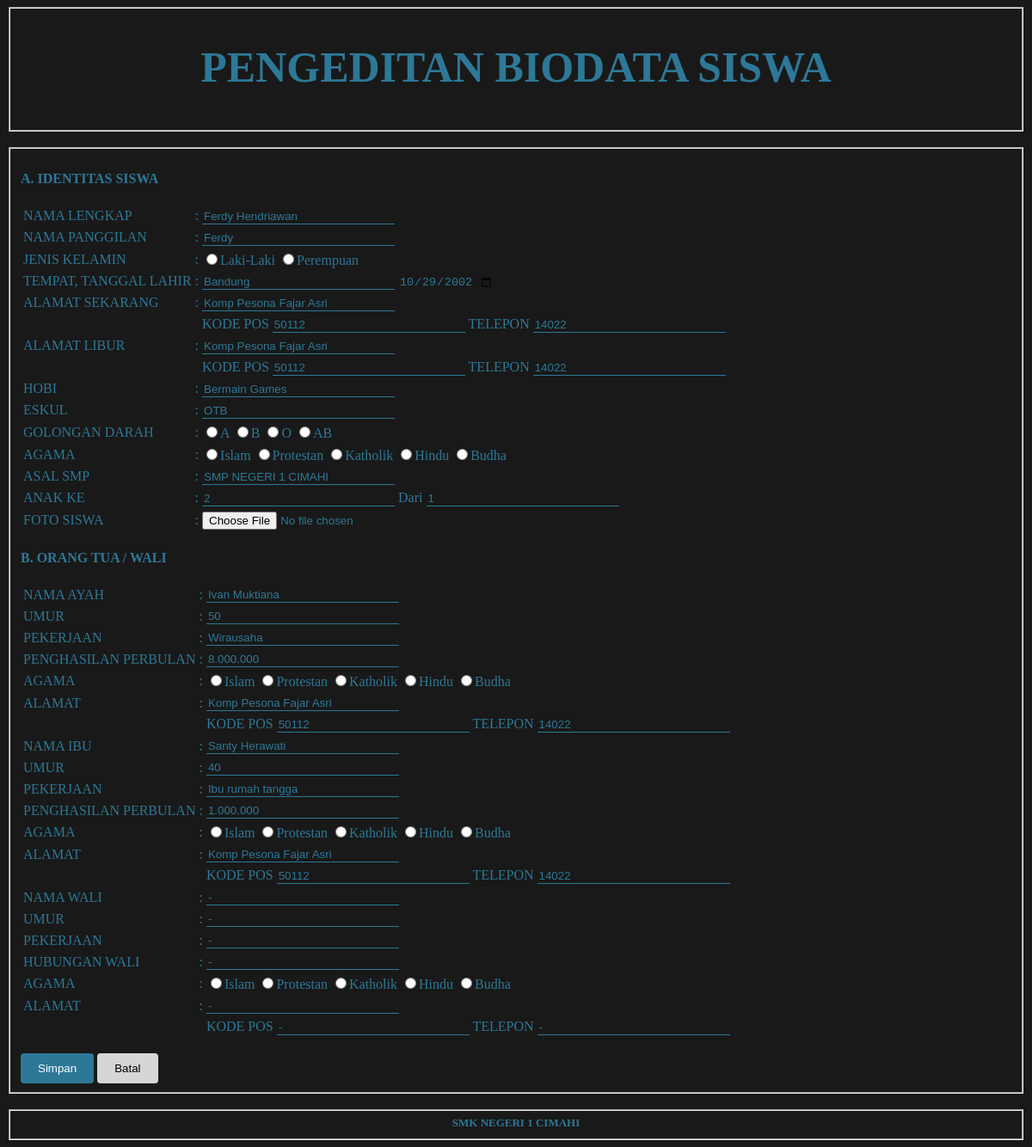
Page /update.php?id=10 (signed in) on the committed database.
### tables this page shows
CREATE TABLE IF NOT EXISTS `form` (
  `id` int(3) NOT NULL,
  `nama_lengkap` varchar(100) NOT NULL,
  `nama_panggilan` varchar(100) NOT NULL,
  `jenis_kelamin` enum('laki-laki','perempuan') NOT NULL,
  `tempat_lahir` varchar(100) NOT NULL,
  `tanggal_lahir` date NOT NULL,
  `alamat_sekarang` varchar(100) NOT NULL,
  `kodepos_sekarang` varchar(100) NOT NULL,
  `telepon_sekarang` varchar(100) NOT NULL,
  `alamat_libur` varchar(100) NOT NULL,
  `kodepos_libur` varchar(15) NOT NULL,
  `telepon_libur` varchar(15) NOT NULL,
  `hobi` varchar(100) NOT NULL,
  `eskul` varchar(100) NOT NULL,
  `golongan_darah` enum('a','b','o','ab') NOT NULL,
  `agama` enum('islam','protestan','katolik','hindu','budha') NOT NULL,
  `asal_smp` varchar(100) NOT NULL,
  `anak_ke` varchar(10) NOT NULL,
  `dari` varchar(10) NOT NULL,
  `foto` varchar(255) NOT NULL,
  `nama_ayah` varchar(100) NOT NULL,
  `umur_ayah` varchar(100) NOT NULL,
  `pekerjaan_ayah` varchar(100) NOT NULL,
  `penghasilan_ayah` varchar(100) NOT NULL,
  `agama_ayah` enum('islam','protestan','katolik','hindu','budha') NOT NULL,
  `alamat_ayah` varchar(100) NOT NULL,
  `kodepos_ayah` varchar(100) NOT NULL,
  `telepon_ayah` varchar(100) NOT NULL,
  `nama_ibu` varchar(100) NOT NULL,
  `umur_ibu` varchar(100) NOT NULL,
  `pekerjaan_ibu` varchar(100) NOT NULL,
  `penghasilan_ibu` varchar(100) NOT NULL,
  `agama_ibu` enum('islam','protestan','katolik','hindu','budha') NOT NULL,
  `alamat_ibu` varchar(100) NOT NULL,
  `kodepos_ibu` varchar(100) NOT NULL,
  `telepon_ibu` varchar(100) NOT NULL,
  `nama_wali` varchar(100) NOT NULL,
  `umur_wali` varchar(100) NOT NULL,
  `pekerjaan_wali` varchar(100) NOT NULL,
  `hubungan_wali` varchar(100) NOT NULL,
  `agama_wali` enum('islam','protestan','katolik','hindu','budha') DEFAULT NULL,
  `alamat_wali` varchar(100) NOT NULL,
  `kodepos_wali` varchar(100) NOT NULL,
  `telepon_wali` varchar(100) NOT NULL DEFAULT '-'
);

### functions.php (called while the page is built, shortened)
<?php
$conn = mysqli_connect("localhost", "root", "", "saas_1");
function query($query) {
	global $conn;
	$result = mysqli_query($conn, $query);
	$rows = [];
	while($row = mysqli_fetch_assoc($result)) {
			$rows[] = $row;
	}
	return $rows;
}
?>

### update.php (the view, shortened to what this page needs)
<?php
require 'functions.php';
$id = $_GET['id'];
$swa = query("SELECT * FROM form WHERE id = $id")[0];
 ?>
<!DOCTYPE html>
<html>
<head>
</head>
<header>
<body>
	<fieldset>
		<center><h1 style="font-size: 50px">PENGEDITAN BIODATA SISWA</h1></center>
	</fieldset>
	<br>
	<fieldset>
		<h4>A. IDENTITAS SISWA</h4>
		<form action="" method="post">
		<table>
			<tr>
			<td>NAMA LENGKAP</td>
			<td>:</td>
			<td><input type="text" name="nama-lengkap" size="30" required value="<?= $swa['nama_lengkap']?>"></td>
			</tr>
			<tr>
			<td>NAMA PANGGILAN</td>
			<td>:</td>
			<td><input type="text" name="nama-panggilan" size="30" required value="<?= $swa['nama_panggilan']?>"></td>
			</tr>
			<tr>
			<td>JENIS KELAMIN</td>
			<td>:</td>
			<td>
			<input type="radio" name="jenis-kelamin" size="30" value="Laki-Laki" required>Laki-Laki
			<input type="radio" name="jenis-kelamin" size="30" value="Perempuan" required>Perempuan
			</td>
			</tr>
			<tr>
			<td>TEMPAT, TANGGAL LAHIR</td>
			<td>:</td>
			<td><input type="text" name="ttg" size="30" value="<?= $swa['tempat_lahir']?>"> <input type="date" name="tanggal" required value="<?= $swa['tanggal_lahir']?>"></td>
			</tr>
			<tr>
			<td>ALAMAT SEKARANG</td>
			<td>:</td>
			<td><input type="text" name="alamat-siswa" size="30" required value="<?= $swa['alamat_sekarang']?>"></td>
			</tr>
			<tr>
				<td></td>
				<td></td>
				<td> KODE POS <input type="text" name="kodepos1" value="<?= $swa['kodepos_sekarang']?>"> TELEPON <input type="text" name="telepon1" placeholder="+62" required value="<?= $swa['telepon_sekarang']?>"></td>
			</tr>
			<tr>
			<td>ALAMAT LIBUR</td>
			<td>:</td>
			<td><input type="text" name="alamat-libur" size="30" required value="<?= $swa['alamat_libur']?>"></td>
			</tr>
			<tr>
				<td></td>
				<td></td>
				<td> KODE POS <input type="text" name="kodepos2" required value="<?= $swa['kodepos_libur']?>"> TELEPON <input type="text" name="telepon2" placeholder="+62" required value="<?= $swa['telepon_libur']?>"></td>
			</tr>
			<tr>
			<td>HOBI</td>
			<td>:</td>
			<td><input type="text" name="hobi" size="30" required value="<?= $swa['hobi']?>"></td>
			</tr>
			<tr>
			<td>ESKUL</td>
			<td>:</td>
			<td><input type="text" name="eskul" size="30" required value="<?= $swa['eskul']?>"></td>
			</tr>
			<tr>
			<td>GOLONGAN DARAH</td>
			<td>:</td>
			<td>
			<input type="radio" name="golongan-darah" size="30" value="A" required>A
			<input type="radio" name="golongan-darah" size="30" value="B" required>B
			<input type="radio" name="golongan-darah" size="30" value="O" required>O
			<input type="radio" name="golongan-darah" size="30" value="AB" required>AB
			</td>
			</tr>
			<tr>
			<td>AGAMA</td>
			<td>:</td>
			<td>
			<input type="radio" name="agama1" size="30" value="islam" required>Islam
			<input type="radio" name="agama1" size="30" value="protestan" required>Protestan
			<input type="radio" name="agama1" size="30" value="katholik" required>Katholik
			<input type="radio" name="agama1" size="30" value="hindhu" required>Hindu
			<input type="radio" name="agama1" size="30" value="budha" required>Budha
			</td>
			</tr>
			<tr>
			<td>ASAL SMP</td>
			<td>:</td>
			<td><input type="text" name="smp" size="30" required value="<?= $swa['asal_smp']?>"></td>
			</tr>
			<tr>
			<td>ANAK KE</td>
			<td>:</td>
			<td><input type="text" name="anak-ke" size="1" value="<?= $swa['anak_ke']?>"> Dari <input type="text" name="dari" size="1" required value="<?= $swa['dari']?>"></td>
			</tr>
			<tr>
			<td>FOTO SISWA</td>
			<td>:</td>
			<td><input type="file" name="foto" size="1" value="<?= $swa['foto_siswa']?>"></td>
			</tr>
		</table>
		<h4>B. ORANG TUA / WALI</h4>
		<table>
			<tr>
			<td>NAMA AYAH</td>
			<td>:</td>
			<td><input type="text" name="nama-ayah" size="30" required value="<?= $swa['nama_ayah']?>"></td>
			</tr>
			<tr>
			<td>UMUR</td>
			<td>:</td>
			<td><input type="text" name="umur-ayah" size="30" required value="<?= $swa['umur_ayah']?>"></td>
			</tr>
			<tr>
			<td>PEKERJAAN</td>
			<td>:</td>
			<td><input type="text" name="pekerjaan-ayah" size="30" required value="<?= $swa['pekerjaan_ayah']?>"></td>
			</tr>
			<tr>
			<td>PENGHASILAN PERBULAN</td>
			<td>:</td>
			<td><input type="text" name="penghasilan-ayah" size="30" required value="<?= $swa['penghasilan_ayah']?>"></td>
			</tr>
			<tr>
			<td>AGAMA</td>
			<td>:</td>
			<td>
			<input type="radio" name="agama2" size="30" value="islam" required>Islam
			<input type="radio" name="agama2" size="30" value="protestan" required>Protestan
			<input type="radio" name="agama2" size="30" value="katholik" required>Katholik
			<input type="radio" name="agama2" size="30" value="hindhu" required>Hindu
			<input type="radio" name="agama2" size="30" value="budha" required>Budha
			</td>
			</tr>
			<tr>
			<td>ALAMAT</td>
			<td>:</td>
			<td><input type="text" name="alamat-ayah" size="30" required value="<?= $swa['alamat_ayah']?>"></td>
			</tr>
			<tr>
				<td></td>
				<td></td>
				<td> KODE POS <input type="text" name="kodepos3" required value="<?= $swa['kodepos_ayah']?>"> TELEPON <input type="text" name="telepon3" placeholder="+62" required value="<?= $swa['telepon_ayah']?>"></td>
			</tr>
			<tr>
			<td>NAMA IBU</td>
			<td>:</td>
			<td><input type="text" name="nama-ibu" size="30" required value="<?= $swa['nama_ibu']?>"></td>
			</tr>
			<tr>
			<td>UMUR</td>
			<td>:</td>
			<td><input type="text" name="umur-ibu" size="30" required value="<?= $swa['umur_ibu']?>"></td>
			</tr>
			<tr>
			<td>PEKERJAAN</td>
			<td>:</td>
			<td><input type="text" name="pekerjaan-ibu" size="30" required value="<?= $swa['pekerjaan_ibu']?>"></td>
			</tr>
			<tr>
			<td>PENGHASILAN PERBULAN</td>
			<td>:</td>
			<td><input type="text" name="penghasilan-ibu" size="30" required value="<?= $swa['penghasilan_ibu']?>"></td>
			</tr>
			<tr>
			<td>AGAMA</td>
			<td>:</td>
			<td>
			<input type="radio" name="agama4" size="30" value="islam" required>Islam
			<input type="radio" name="agama4" size="30" value="protestan" required>Protestan
			<input type="radio" name="agama4" size="30" value="katholik" required>Katholik
			<input type="radio" name="agama4" size="30" value="hindhu" required>Hindu
			<input type="radio" name="agama4" size="30" value="budha" required>Budha
			</td>
			</tr>
			<tr>
			<td>ALAMAT</td>
			<td>:</td>
			<td><input type="text" name="alamat-ibu" size="30" required value="<?= $swa['alamat_ibu']?>"></td>
			</tr>
			<tr>
				<td></td>
				<td></td>
				<td> KODE POS <input type="text" name="kodepos4" required value="<?= $swa['kodepos_ibu']?>"> TELEPON <input type="text" name="telepon4" placeholder="+62" required value="<?= $swa['telepon_ibu']?>"></td>
			</tr>
			<tr>
			<td>NAMA WALI</td>
			<td>:</td>
			<td><input type="text" name="nama-wali" size="30" value="<?= $swa['nama_wali']?>"></td>
			</tr>
			<tr>
			<td>UMUR</td>
			<td>:</td>
			<td><input type="text" name="umur-wali" size="30" value="<?= $swa['umur_wali']?>"></td>
			</tr>
			<tr>
			<td>PEKERJAAN</td>
			<td>:</td>
			<td><input type="text" name="pekerjaan-wali" size="30" value="<?= $swa['pekerjaan_wali']?>"></td>
			</tr>
			<tr>
			<td>HUBUNGAN WALI</td>
			<td>:</td>
			<td><input type="text" name="hubungan-wali" size="30" value="<?= $swa['hubungan_wali']?>"></td>
			</tr>
			<tr>
			<td>AGAMA</td>
			<td>:</td>
			<td>
			<input type="radio" name="agama5" size="30" value="islam" required>Islam
			<input type="radio" name="agama5" size="30" value="protestan" required>Protestan
			<input type="radio" name="agama5" size="30" value="katholik" required>Katholik
			<input type="radio" name="agama5" size="30" value="hindhu" required>Hindu
			<input type="radio" name="agama5" size="30" value="budha" required>Budha
			</td>
			</tr>
			<tr>
			<td>ALAMAT</td>
			<td>:</td>
			<td><input type="text" name="alamat-wali" size="30" value="<?= $swa['alamat_wali']?>"></td>
			</tr>
			<tr>
				<td></td>
				<td></td>
				<td> KODE POS <input type="text" name="kodepos5" value="<?= $swa['kodepos_wali']?>"> TELEPON <input type="text" name="telepon5" placeholder="+62" value="<?= $swa['telepon_wali']?>"></td>
			</tr>
		</table>
		<br>
		<button type="submit" name="submit">Simpan</button>
		<a href="table.php"><input type="submit" name="batal" value="Batal"></a>
		</form>
	</fieldset>
	<br>
	<fieldset>
		<center><h4 style="font-size: 13px; margin: 0;">SMK NEGERI 1 CIMAHI</h4></center>
	</fieldset>
</body>
</html>

### update.php (style rules this page uses)
body { font-family: Century Gothic; background: rgba(0, 0, 0, 0.9) ; }
input[type="text"] { width: 220px; border: none; background: none; outline: none; border-bottom: 1px solid #2d7897 ; color: #2d7897 ; }
input[type="date"] { width: 110px; border: none; background: none; outline: none; color: #2d7897 ; }
input[type="submit"] { border: none; border-radius: 4px; background-color: #d4d6d7; padding-right: 20px; padding-left: 20px; padding-top: 10px; padding-bottom: 10px; cursor: pointer; }
button { border: none; border-radius: 4px; background-color: #2d7897; padding-right: 20px; padding-left: 20px; padding-top: 10px; padding-bottom: 10px; color: white; cursor: pointer; }
td { color: #2d7897 ; }
h1 { color: #2d7897 ; }
h4 { color: #2d7897 ; }

### rows in the picture
form: nama-lengkap "Ferdy Hendriawan", nama-panggilan "Ferdy", ttg "Bandung", tanggal "10/29/2002", alamat-siswa "Komp Pesona Fajar Asri", kodepos1 "50112", telepon1 "14022", alamat-libur "Komp Pesona Fajar Asri", kodepos2 "50112", telepon2 "14022", hobi "Bermain Games", eskul "OTB", smp "SMP NEGERI 1 CIMAHI", anak-ke "2", dari "1", nama-ayah "Ivan Muktiana", umur-ayah "50", pekerjaan-ayah "Wirausaha", penghasilan-ayah "8.000.000", alamat-ayah "Komp Pesona Fajar Asri", kodepos3 "50112", telepon3 "14022", nama-ibu "Santy Herawati", umur-ibu "40", pekerjaan-ibu "Ibu rumah tangga", penghasilan-ibu "1.000.000", alamat-ibu "Komp Pesona Fajar Asri", kodepos4 "50112", telepon4 "14022", nama-wali "-", umur-wali "-", pekerjaan-wali "-", hubungan-wali "-", alamat-wali "-", kodepos5 "-", telepon5 "-"
